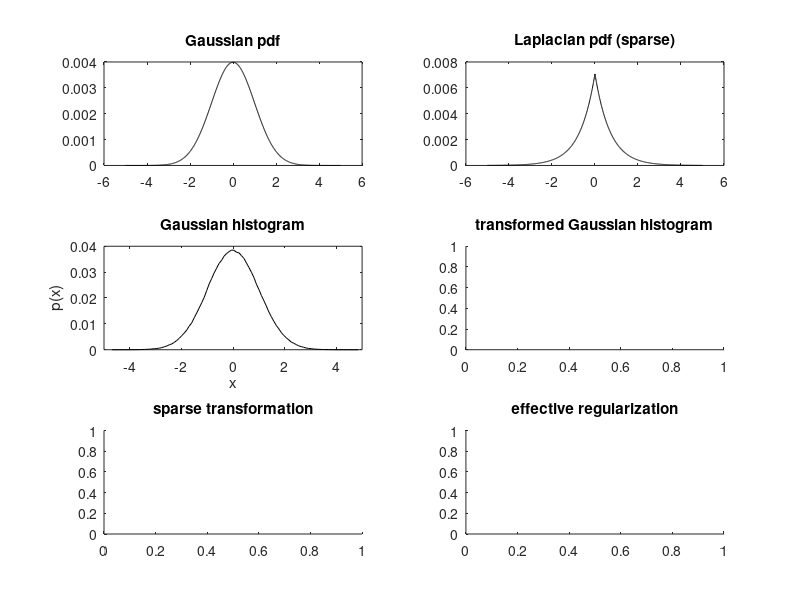

The MATLAB source for this figure: (Note: this script raises an error after producing the figure.)
% demonstrates how to implement sparse priors with VBA
% The trick is to use a continuous transform of GLM parameters, such that
% Gaussian priors are mapped onto fat-tailed distributions. More precisely,
% the "sparse transformation" is a signed quadratic mapping (see
% sparseTransform.m). Under this transform, the priors become close to a
% Lapacian density, and the parameter VB-estimate should mimick a L1-norm
% (i.e. "lasso") estimator.
% Note: using such "sparse transformation" makes the native GLM model
% non-linear, which implies potential local minima.

function demo_sparsePriors

% close all
% clear all


% 0- look at the qualitative properties of the "sparse" transformation 
mu = 0;
v = 1;
hf = figure('color',[1 1 1]);
gx = -5:1e-2:5;
pg = exp(-0.5*(gx-mu).^2/v);
pg = pg./sum(pg);
ps = exp(-abs(gx-mu)/(sqrt(v/2)));
ps = ps./sum(ps);
ha = subplot(3,2,1,'parent',hf);
plot(ha,gx,pg,'k')
title(ha,'Gaussian pdf')
ha = subplot(3,2,2,'parent',hf);
plot(ha,gx,ps,'k')
title(ha,'Laplacian pdf (sparse)')

N = 1e6;
X = mu + sqrt(v)*randn(N,1);
[n,x] = hist(X,1e2);
n = n./sum(n);
ha = subplot(3,2,3,'parent',hf);
plot(ha,x,n,'k')
set(ha,'xlim',[min(gx),max(gx)])
title(ha,'Gaussian histogram')
xlabel(ha,'x')
ylabel(ha,'p(x)')
ha = subplot(3,2,4,'parent',hf,'nextplot','add');
title(ha,'transformed Gaussian histogram')
ha2 = subplot(3,2,5,'parent',hf,'nextplot','add');
title(ha2,'sparse transformation')
ha3 = subplot(3,2,6,'parent',hf,'nextplot','add');
title(ha3,'effective regularization')
gp = [1e-1,0.25,1];
str = cell(length(gp),1);
col = 'brgm';
for i=1:length(gp)
    SX = sparseTransform(X,gp(i));
%     SX = normalize(SX);
    [n,x] = hist(SX,1e2);
    n = n./sum(n);
    plot(ha,x,n,col(i))
    str{i} = ['P=',num2str(gp(i))];
    sgx = sparseTransform(gx,gp(i));
    plot(ha2,gx,sgx,col(i))
    plot(ha3,x,-log(n),col(i))
end
set(ha,'xlim',[min(gx),max(gx)])
legend(ha,str)
legend(ha2,str)
xlabel(ha,'s(x)')
ylabel(ha,'p(s(x))')
xlabel(ha2,'x')
ylabel(ha2,'s(x)')
subgx = gx(1:1e2:end);
plot(ha2,subgx(subgx>=0),subgx(subgx>=0).^2,'k.')
plot(ha2,subgx(subgx<=0),-subgx(subgx<=0).^2,'k.')
plot(ha3,subgx(subgx>=0).^2,subgx(subgx>=0).^2,'k.')
plot(ha3,-subgx(subgx<=0).^2,subgx(subgx<=0).^2,'k.')

getSubplots

% 1- simulate "sparse" GLM and invert
p = 64;
n = 128;
A = randn(p,n);
phi1 = sparseTransform(X(randperm(n)),1);
sigma = 1;
y1 = A*phi1 + sqrt(sigma.^-1)*randn(p,1);

dims.n = 0;
dims.n_theta = 0;
dims.n_phi = n;
options.inG.X = A;
options.inG.sparseP = 1;
options.priors.muPhi = 1e-2*ones(n,1);
[posterior,out] = VBA_NLStateSpaceModel(y1,[],[],@g_GLMsparse,dims,options);
set(gcf,'tag','dummy','name','"sparse" sim, "sparse" priors')
hf = figure('color',[1 1 1],'name','estimation accuracy');
ha = subplot(2,3,1,'parent',hf,'nextplot','add');
plot(ha,phi1,sparseTransform(posterior.muPhi,1),'k.')
tmp = corrcoef(phi1,sparseTransform(posterior.muPhi,1));
r = tmp(2,1);
plot(ha,[min(phi1),max(phi1)],[min(phi1),max(phi1)],'r')
title(ha,['sparse sim, sparse priors, F=',num2str(out.F),' ,r=',num2str(r)])
xlabel(ha,'simulated')
ylabel(ha,'estimated')

[posterior2,out2] = VBA_NLStateSpaceModel(y1,[],[],@g_GLM,dims,options);
set(gcf,'tag','dummy','name','"sparse" sim, Gaussian priors')
ha = subplot(2,3,2,'parent',hf,'nextplot','add');
plot(ha,phi1,posterior2.muPhi,'k.')
tmp = corrcoef(phi1,posterior2.muPhi);
r = tmp(2,1);
plot(ha,[min(phi1),max(phi1)],[min(phi1),max(phi1)],'r')
title(ha,['sparse sim, Gaussian priors, F=',num2str(out2.F),' ,r=',num2str(r)])
xlabel(ha,'simulated')
ylabel(ha,'estimated')

phi_pi = pinv(A'*A)*A'*y1;
ha = subplot(2,3,3,'parent',hf,'nextplot','add');
plot(ha,phi1,phi_pi,'k.')
tmp = corrcoef(phi1,phi_pi);
r = tmp(2,1);
plot(ha,[min(phi1),max(phi1)],[min(phi1),max(phi1)],'r')
title(ha,['sparse sim, pseudo-inverse',' ,r=',num2str(r)])
xlabel(ha,'simulated')
ylabel(ha,'estimated')


% 2- simulate Gaussian GLM and invert
phi2 = X(randperm(n));
y2 = A*phi2 + sqrt(sigma.^-1)*randn(p,1);

[posterior,out] = VBA_NLStateSpaceModel(y2,[],[],@g_GLMsparse,dims,options);
set(gcf,'tag','dummy','name','Gaussian sim, "sparse" priors')
ha = subplot(2,3,4,'parent',hf,'nextplot','add');
plot(ha,phi2,sparseTransform(posterior.muPhi,1),'k.')
tmp = corrcoef(phi2,sparseTransform(posterior.muPhi,1));
r = tmp(2,1);
plot(ha,[min(phi2),max(phi2)],[min(phi2),max(phi2)],'r')
title(ha,['Gaussian sim, sparse priors, F=',num2str(out.F),' ,r=',num2str(r)])
xlabel(ha,'simulated')
ylabel(ha,'estimated')

[posterior2,out2] = VBA_NLStateSpaceModel(y2,[],[],@g_GLM,dims,options);
set(gcf,'tag','dummy','name','Gaussian sim, Gaussian priors')
ha = subplot(2,3,5,'parent',hf,'nextplot','add');
plot(ha,phi2,posterior2.muPhi,'k.')
tmp = corrcoef(phi2,posterior2.muPhi);
r = tmp(2,1);
plot(ha,[min(phi2),max(phi2)],[min(phi2),max(phi2)],'r')
title(ha,['Gaussian sim, Gaussian priors, F=',num2str(out2.F),' ,r=',num2str(r)])
xlabel(ha,'simulated')
ylabel(ha,'estimated')

phi_pi = pinv(A'*A)*A'*y2;
ha = subplot(2,3,6,'parent',hf,'nextplot','add');
plot(ha,phi2,phi_pi,'k.')
tmp = corrcoef(phi2,phi_pi);
r = tmp(2,1);
plot(ha,[min(phi2),max(phi2)],[min(phi2),max(phi2)],'r')
title(ha,['Gaussian sim, pseudo-inverse',' ,r=',num2str(r)])
xlabel(ha,'simulated')
ylabel(ha,'estimated')






